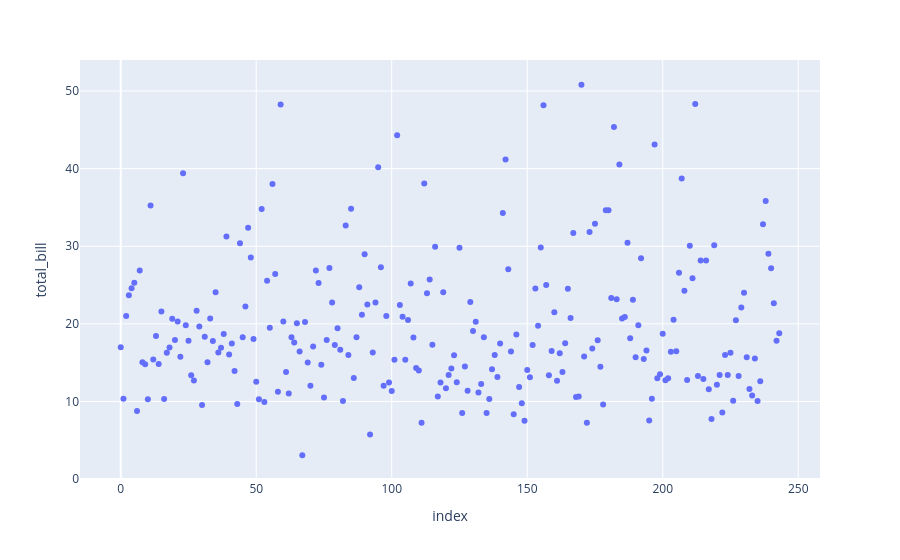

Notebook cell for this chart:
### Code cell
fig = px.scatter(df,y='total_bill')
fig.show()

### Figure 1 — Plotly figure (JSON) as saved in the notebook; plotly's stock layout.template omitted (floating-point values rounded to 4 significant figures; data arrays with more than 128 entries replaced by an {"elided": "..."} marker saying what was removed)
{"data": [{"hovertemplate": "index=%{x}<br>total_bill=%{y}<extra></extra>", "legendgroup": "", "marker": {"color": "#636efa", "symbol": "circle"}, "mode": "markers", "name": "", "orientation": "v", "showlegend": false, "type": "scatter", "x": {"elided": "244 int values"}, "xaxis": "x", "y": {"elided": "244 float values"}, "yaxis": "y"}], "layout": {"legend": {"tracegroupgap": 0}, "margin": {"t": 60}, "xaxis": {"anchor": "y", "domain": [0, 1], "title": {"text": "index"}}, "yaxis": {"anchor": "x", "domain": [0, 1], "title": {"text": "total_bill"}}}}
